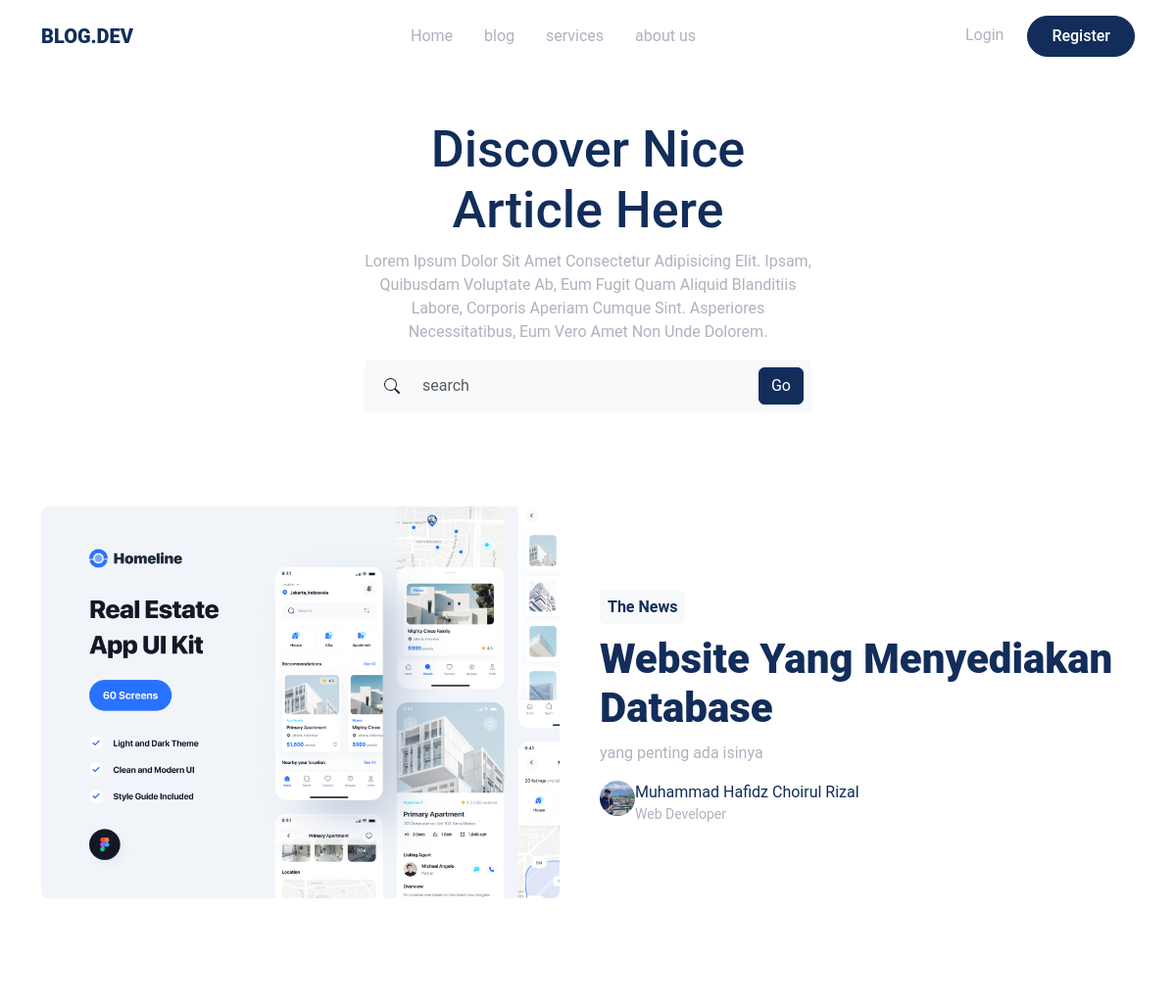
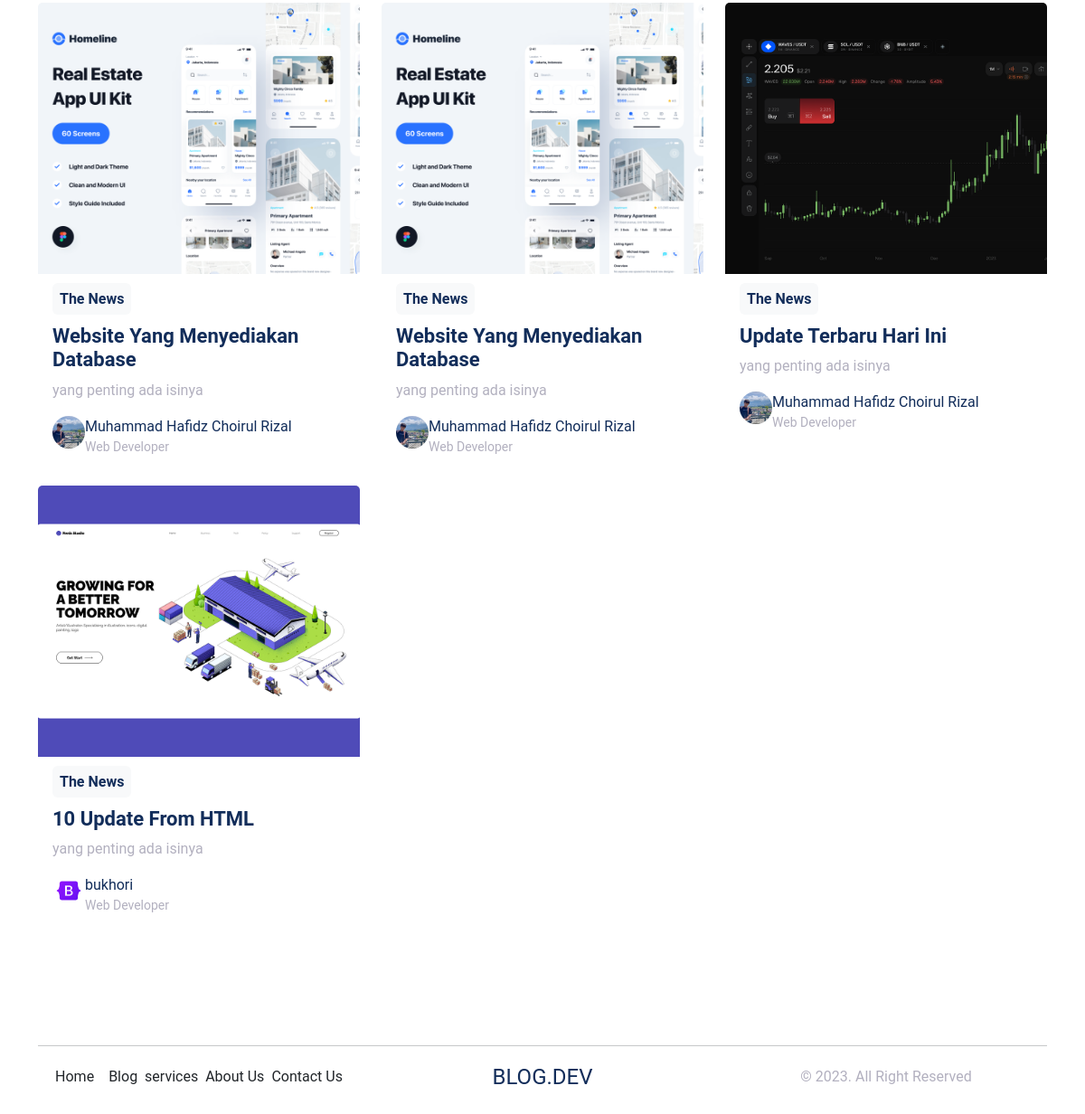
The page / on the database its author committed (2 pictures, top to bottom).
### tables this page shows
CREATE TABLE `post` (
  `id` int(11) NOT NULL,
  `user_id` int(11) NOT NULL,
  `title` varchar(255) NOT NULL,
  `slug` varchar(255) NOT NULL,
  `image` text NOT NULL,
  `body` text NOT NULL,
  `date` date DEFAULT NULL
);

CREATE TABLE `users` (
  `id` int(11) NOT NULL,
  `Name` varchar(50) NOT NULL,
  `email` varchar(50) NOT NULL,
  `password` varchar(50) NOT NULL,
  `photo` text NOT NULL
);

### index.php (the view, shortened to what this page needs)
<?php
include('components/header.php');
$last_post = mysqli_fetch_array(mysqli_query($connect, "SELECT * FROM post INNER JOIN users ON post.user_id=users.id ORDER BY post.id DESC LIMIT 1" ))
?>
<header class="py-5">
        <div class="container">
            <h1 class="header-title text-primary text-center text-capitalize">
                Discover Nice Article Here
            </h1>
            <p class="text-secondary text-center text-capitalize">
                Lorem ipsum dolor sit amet consectetur adipisicing elit. Ipsam, quibusdam voluptate ab, eum fugit quam aliquid blanditiis labore, corporis aperiam cumque sint. Asperiores necessitatibus, eum vero amet non unde dolorem.
            </p>
            <form action="#" method= "get" class= "d-flex align-items-center gap-2 bg-light rounded p-2">
                <div class="input-group">
                    <span class="input-group-text bent border-0">
                    </span>
                    <input type="search" name="search" id="search" class= "form-control bg-transparent border-0 " placeholder= "search">
                </div>
                <button type="submit" class="btn btn-primary">Go</button>
            </form>
        </div>
    </header>
    <section class="py-5">
        <div class="container">
            <a href="detail.php?title=<?= $last_post['slug']?>" class="row align-items-center hero-post">
                <div class="col-md-6">
                    <img src="assets/img/post/<?= $last_post['image']?>" alt="" class="rounded-3 mb-3 hero-post-img">
                </div>
                <div class="col-md-6">
                    <span class="bg-light rounded p-2 fw-bold text-primary category">The News</span>
                    <h2 class="hero-post-title text-primary text-capitalize mt-3">
                    <?= $last_post['title']?>
                    </h2>
                    <p class="text-secondary">
                    <?= (str_word_count($last_post['body']) > 60 ? substr($last_post['body'], 0, 200) . "......." : $last_post['body'])?>
                    </p>
                    <div class="d-flex align-items-center-gap-3">
                        <img src="assets/img/users/<?= $last_post['photo']?>"  class = "avatar rounded-circle"alt="">
                        <div class="profile">
                            <p class="m-0 text-primary"><?= $last_post['Name']?></p>
                            <p class="m-0 text-secondary" style = "font-size: 14px;">Web Developer</p>
                        </div>
                    </div>
                </div>
            </a>
        </div>
    </section>
    <section class="py-5">
        <div class="container">
            <div class="row">
                <?php
                 $query = mysqli_query($connect, "SELECT * FROM post INNER JOIN users ON post.user_id=users.id ORDER BY post.id DESC ");
                 while($data = mysqli_fetch_array($query)){
                ?>
                <div class="col-md-4">
                    <a href="detail.php?title=<?= $data['slug']?>" class="card card-post border-0 rounded-3 mb-3">
                        <img src="assets/img/post/<?= $data['image']?>" alt="" class="card-img-top">
                        <div class="card-body">
                        <span class="bg-light rounded p-2 fw-bold text-primary category">The News</span>
                    <h2 class="card-post-title text-primary text-capitalize mt-3">
                    <?= $data['title']?>
                    </h2>
                    <p class="text-secondary">
                    <?= (str_word_count($data['body']) > 60 ? substr($data['body'], 0, 200) . "......." : $last_post['body'])?>
                    </p>
                    <div class="d-flex align-items-center-gap-3">
                        <img src="assets/img/users/<?= $data['photo']?>"  class = "avatar rounded-circle"alt="">
                        <div class="profile">
                            <p class="m-0 text-primary"><?= $data['Name']?></p>
                            <p class="m-0 text-secondary" style = "font-size: 14px;">Web Developer</p>
                        </div>
                    </div>
                        </div>
                    </a>
                </div>
                <?php
                 }
                ?>
            </div>
        </div>
    </section>
<?php
    include('components/footer.php')
?>

### components/header.php (shortened to what this page needs)
<?php
include('config/connect.php');
?>
<!DOCTYPE html>
<html lang="en">
<head>
    <link rel="stylesheet" href="assets/vendors/bootstrap/css/bootstrap.min.css">
    <link rel="stylesheet" href="assets/css/style.css">
</head>
<body>
    <nav class="navbar navbar-expand-lg bg-wite py-3">
        <div class="container">
            <a href="." class="navbar-brand text-uppercase">Blog.Dev</a>
            <div class="collapse navbar-collapse" id="navMenu">
                <ul class="navbar-nav gap-3 mx-auto">
                    <li class="nav-item"><a href="." class="nav-link  <?= ($title == 'Homepage') ? 'active' : '' ?>">Home</a></li>
                    <li class="nav-item"><a href="." class="nav-link  <?= ($title == 'Detail') ? 'active' : '' ?>">blog</a></li>
                    <li class="nav-item"><a href="." class="nav-link">services</a></li>
                    <li class="nav-item"><a href="." class="nav-link">about us</a></li>
                </ul>
                <ul class="navbar-nav gap-3 ">
                <?php
                    if (isset($_SESSION['user_id'])) {
                        $query = mysqli_fetch_array(mysqli_query($connect, "SELECT * FROM users WHERE id = '$_SESSION[user_id]'"));
                        $name = $query['Name'];
                        echo "<li class='nav-item'><p class='m-0 nav-link active'>Hi, $name</p></li>";
                        echo "<li class='nav-item'><a href='blogger/' class='m-0 nav-link'>Dashboard</a></li>";
                    } else {
                    ?>
                        <li class="nav-item"><a href="login.php" class="nav-link">Login</a></li>
                        <li class="nav-item"><a href="register.php" class="btn btn-primary rounded-pill fw-medium px-4 py-2">Register</a></li>
                    <?php } ?>
                </ul>
            </div>
        </div>
    </nav>

### components/footer.php (shortened to what this page needs)
<footer class= "py-5">
        <div class="container">
            <hr class="mb-3">
            <div class="row align-items-center justify-content-between">
                <div class="col-md-4">
                <ul class="list-unstyled d-flex align-items-center justify-content-center gap-2 mb-3 mb-md-0">
                    <li><a href="#" class="text-primary"></a>Home<li>
                    <li><a href="#" class="text-primary"></a>Blog</li>
                    <li><a href="#" class="text-primary"></a>services</li>
                    <li><a href="#" class="text-primary"></a>About Us</li>
                    <li><a href="#" class="text-primary"></a>Contact Us</li>
                </ul>
                </div>
                <div class="col-md-4">
                    <a href="" class="text-primary fw-volder fs-4 text-uppercase text-center d-block mb-3 mb-md-0">
                        Blog.Dev
                    </a>
                </div>
                <div class="col-md-4">
                    <p class="m-0 text-secondary text-center text-md text-end">&copy; 2023. All Right Reserved</p>
                </div>
            </div>
        </div>
    </footer>
</body>
</html>

### assets/css/style.css (style rules this page uses)
:root { --primary-color: #122D5A; --secondary-color: #B2B0BF; --third-color : #2F4570; --font-size-1 : 52px; --font-size-2 : 42px; --font-size-3 : 22px; }
* { margin: 0; padding: 0; box-sizing: border-box; font-family: 'Roboto', sans-serif; }
img { max-width: 100%; }
a { text-decoration: none; }
.btn-primary { background-color: var(--primary-color); border-color: var(--primary-color); }
.text-primary { color: var(--primary-color) !important; }
.text-secondary { color: var(--secondary-color) !important; }
.navbar .navbar-brand { font-weight: 900; color: var(--primary-color); }
.navbar .navbar-nav .nav-item .nav-link { color: var(--secondary-color); }
header { width: 40%; margin-left: auto; margin-right: auto; }
header .header-title { font-size: var(--font-size-1); color: var(--primary-color); }
.hero-post .hero-post-img { height: 400px; object-fit: cover; }
.hero-post .hero-post-title { font-size: var(--font-size-2); font-weight: 900; }
.hero-post .avatar, .card-post .avatar { width: 36px; height: 36px; object-fit: cover; }
.card-post { transition: .3s; }
.card-post .card-img-top { height: 300px; object-fit: cover; }
.card-post .card-post-title { font-size: var(--font-size-3); font-weight: 700; }

### rows shown on the page
post: image (picture), title "Website Yang Menyediakan Database", body "yang penting ada isinya", user.photo (picture), user.Name "Muhammad Hafidz Choirul Rizal"
post: image (picture), title "Website Yang Menyediakan Database", user.photo (picture), user.Name "Muhammad Hafidz Choirul Rizal"
post: image (picture), title "Update Terbaru Hari Ini", user.photo (picture), user.Name "Muhammad Hafidz Choirul Rizal"
post: image (picture), title "10 Update From HTML", user.photo (picture), user.Name "bukhori"
